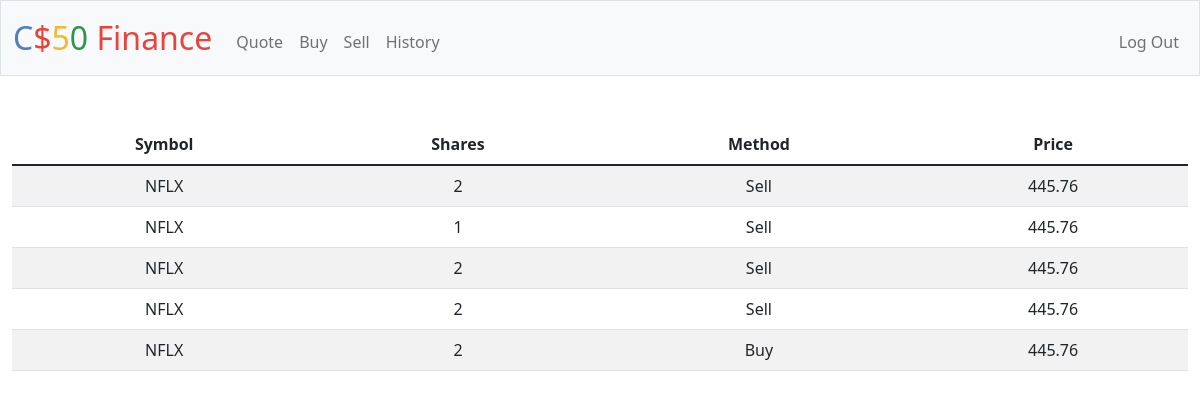
Screenshot of /history (signed in) with the database file from the repository.
### tables this page shows
CREATE TABLE history (
    id INTEGER PRIMARY KEY AUTOINCREMENT NOT NULL,
    userid INTEGER NOT NULL,
    symbol TEXT NOT NULL,
    shares INTEGER NOT NULL,
    method TEXT NOT NULL,
    price NUMERIC NOT NULL,
    timestamp DATETIME DEFAULT CURRENT_TIMESTAMP
);

### app.py (the view)
@app.route("/history")
@login_required
def history():
    history = db.execute(
        "SELECT * FROM history WHERE userid = ?", session['user_id'])
    return render_template('history.html', history=history)

### app.py (called while the page is built)
@app.after_request
def after_request(response):
    response.headers["Cache-Control"] = "no-cache, no-store, must-revalidate"
    response.headers["Expires"] = 0
    response.headers["Pragma"] = "no-cache"
    return response

### helpers.py (called while the page is built)
def login_required(f):
    @wraps(f)
    def decorated_function(*args, **kwargs):
        if session.get("user_id") is None:
            return redirect("/login")
        return f(*args, **kwargs)
    return decorated_function

### templates/history.html (shortened to what this page needs)
{% extends "layout.html" %}
{% block main %}
    <table class="table table-striped">
        <thead>
            <tr>
                <th scope="col">Symbol</th>
                <th scope="col">Shares</th>
                <th scope="col">Method</th>
                <th scope="col">Price</th>
            </tr>
        </thead>
        <tbody>
            {% for row in history %}
                <tr>
                    <td>{{row['symbol']}}</td>
                    <td>{{row['shares']}}</td>
                    <td>{{row['method']}}</td>
                    <td>{{row['price']}}</td>
                </tr>
            {% endfor %}
        </tbody>
    </table>
{% endblock %}

### templates/layout.html (shortened to what this page needs)
<!DOCTYPE html>
<html lang="en">
    <head>
        <link href="https://cdn.jsdelivr.net/npm/bootstrap@5.1.3/dist/css/bootstrap.min.css"
 rel="stylesheet">
        <link href="/static/styles.css" rel="stylesheet">
    </head>
    <body>
        <nav class="bg-light border navbar navbar-expand-md navbar-light">
            <div class="container-fluid">
                <a class="navbar-brand" href="/"><span class="blue">C</span><span class="red">$</span><span
                        class="yellow">5</span><span class="green">0</span> <span class="red">Finance</span></a>
                <div class="collapse navbar-collapse" id="navbar">
                    {% if session["user_id"] %}
                    <ul class="navbar-nav me-auto mt-2">
                        <li class="nav-item"><a class="nav-link" href="/quote">Quote</a></li>
                        <li class="nav-item"><a class="nav-link" href="/buy">Buy</a></li>
                        <li class="nav-item"><a class="nav-link" href="/sell">Sell</a></li>
                        <li class="nav-item"><a class="nav-link" href="/history">History</a></li>
                    </ul>
                    <ul class="navbar-nav ms-auto mt-2">
                        <li class="nav-item"><a class="nav-link" href="/logout">Log Out</a></li>
                    </ul>
                    {% else %}
                    <ul class="navbar-nav ms-auto mt-2">
                        <li class="nav-item"><a class="nav-link" href="/register">Register</a></li>
                        <li class="nav-item"><a class="nav-link" href="/login">Log In</a></li>
                    </ul>
                    {% endif %}
                </div>
            </div>
        </nav>
        <main class="container-fluid py-5 text-center">
            {% block main %}{% endblock %}
        </main>
    </body>
</html>

### static/styles.css (style rules this page uses)
nav .navbar-brand { font-size: xx-large; }
nav .navbar-brand .blue { color: #537fbe; }
nav .navbar-brand .red { color: #ea433b; }
nav .navbar-brand .yellow { color: #f5b82e; }
nav .navbar-brand .green { color: #2e944b; }

### rows the page displays
history: symbol "NFLX", shares "2", method "Sell", price "445.76"
history: symbol "NFLX", shares "1", method "Sell", price "445.76"
history: symbol "NFLX", shares "2", method "Sell", price "445.76"
history: symbol "NFLX", shares "2", method "Sell", price "445.76"
history: symbol "NFLX", shares "2", method "Buy", price "445.76"
